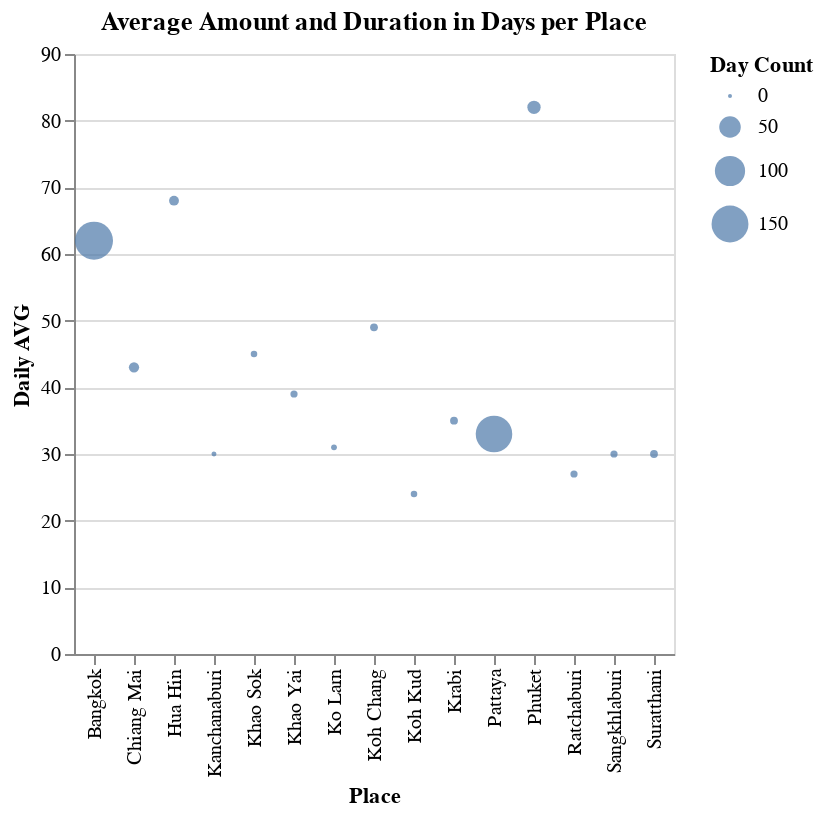

The notebook cell saved with this chart:
### Code cell
alt.Chart(place_sum).mark_point(filled=True).encode(
    alt.X("place", title="Place"),
    alt.Y("day_avg", title="Daily AVG"),
    size=alt.Size("days_cnt", title="Day Count"),
    tooltip=["place", "days_cnt", "amount", "day_avg"],
).interactive(
).properties(
    title='Average Amount and Duration in Days per Place'
)

### Figure 1 — Vega-Lite specification as saved in the notebook (floating-point values rounded to 4 significant figures)
{"config": {"view": {"continuousWidth": 400, "continuousHeight": 300}}, "data": {"name": "data-f3e1039e7dee777e8f09537e667e9caa"}, "mark": {"type": "point", "filled": true}, "encoding": {"size": {"field": "days_cnt", "title": "Day Count", "type": "quantitative"}, "tooltip": [{"field": "place", "type": "nominal"}, {"field": "days_cnt", "type": "quantitative"}, {"field": "amount", "type": "quantitative"}, {"field": "day_avg", "type": "quantitative"}], "x": {"field": "place", "title": "Place", "type": "nominal"}, "y": {"field": "day_avg", "title": "Daily AVG", "type": "quantitative"}}, "selection": {"selector011": {"type": "interval", "bind": "scales", "encodings": ["x", "y"]}}, "title": "Average Amount and Duration in Days per Place", "$schema": "https://vega.github.io/schema/vega-lite/v4.17.0.json", "datasets": {"data-f3e1039e7dee777e8f09537e667e9caa": [{"place": "Bangkok", "days_cnt": 159, "amount": 9861.0, "day_avg": 62.0}, {"place": "Chiang Mai", "days_cnt": 10, "amount": 428.6, "day_avg": 43.0}, {"place": "Hua Hin", "days_cnt": 9, "amount": 612.6, "day_avg": 68.0}, {"place": "Kanchanaburi", "days_cnt": 1, "amount": 30.17, "day_avg": 30.0}, {"place": "Khao Sok", "days_cnt": 3, "amount": 135.1, "day_avg": 45.0}, {"place": "Khao Yai", "days_cnt": 4, "amount": 157.3, "day_avg": 39.0}, {"place": "Ko Larn", "days_cnt": 2, "amount": 61.31, "day_avg": 31.0}, {"place": "Koh Chang", "days_cnt": 5, "amount": 242.9, "day_avg": 49.0}, {"place": "Koh Kud", "days_cnt": 3, "amount": 72.48, "day_avg": 24.0}, {"place": "Krabi", "days_cnt": 5, "amount": 173.3, "day_avg": 35.0}, {"place": "Pattaya", "days_cnt": 147, "amount": 4923.0, "day_avg": 33.0}, {"place": "Phuket", "days_cnt": 18, "amount": 1475.0, "day_avg": 82.0}, {"place": "Ratchaburi", "days_cnt": 4, "amount": 109.7, "day_avg": 27.0}, {"place": "Sangkhlaburi", "days_cnt": 4, "amount": 119.8, "day_avg": 30.0}, {"place": "Suratthani", "days_cnt": 5, "amount": 151.0, "day_avg": 30.0}]}}
